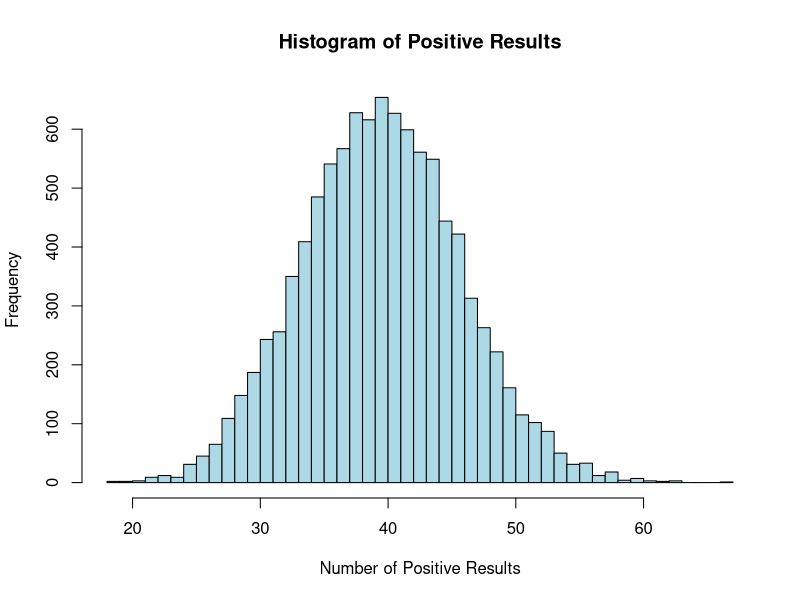

Here is the R script that generated this plot: (Note: this script raises an error after producing the figure.)
# Exercise 5 - variance

# Parameters
n_sim <- 10000  # Number of simulations
n_experiments <- 1000  # Number of researcher experiments
p_value <- 0.04  # Probability of finding a positive result when there is none

# Simulate the number of positive results in each simulation
set.seed(123)  # Set seed for reproducibility
results <- replicate(n_sim, sum(rbinom(n_experiments, 1, p_value)))

# Visualize the results in a histogram
hist(results, breaks = 50, main = "Histogram of Positive Results", 
     xlab = "Number of Positive Results", col = "lightblue", border = "black")

# How often do we get 65 or more positive results?
sum(results >= 65) / n_sim

# How often do we get 15 or fewer positive results?
sum(results <= 15) / n_sim

# Calculate the 90% interval around the mean (40)
quantile(results, probs = c(0.05, 0.95))
# Note that his only works since the distribution is symmetric. 

# Theoretical variance for the experiment (binomial distribution variance formula)
theoretical_variance <- n_experiments * p_value * (1 - p_value)
theoretical_variance
sqrt(theoretical_variance) # ~ 2/3 of results should be within 40 +/- 6.19
conflicts_prefer(base::`%in%`) # if you have the same function in two packages, you can use this to see which one is being used
sum(results >= 40 - 6.19 & results <= 40 + 6.19) / n_sim # looks good

# Estimate the variance from the simulation
estimated_variance <- var(results)
estimated_variance
